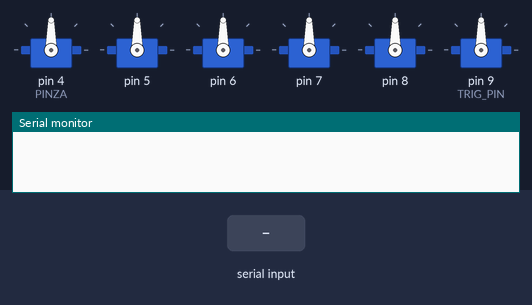
Simulated run of this sketch. Board: Arduino Uno, built with avr-gcc and run on an emulated ATmega328P. Shown: 6 × servo, the last lines printed to the serial monitor. The test bench sets the inputs (shaded band).

Above: at 1.2 s.
1.3 s: "g\n" received over Serial
At 1.97 s:
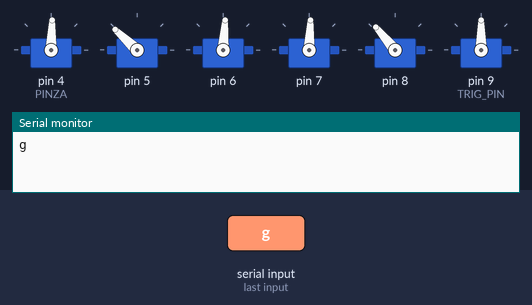
At 17.8 s:
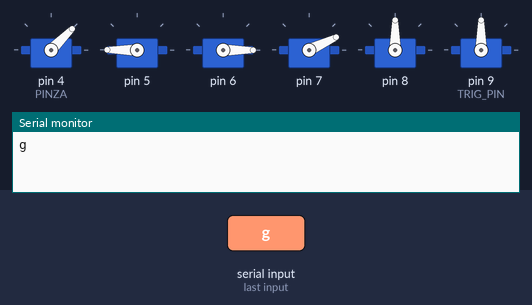
Timing chart, 0 to 19.3 s (numbered marks = the images above; inputs shaded):
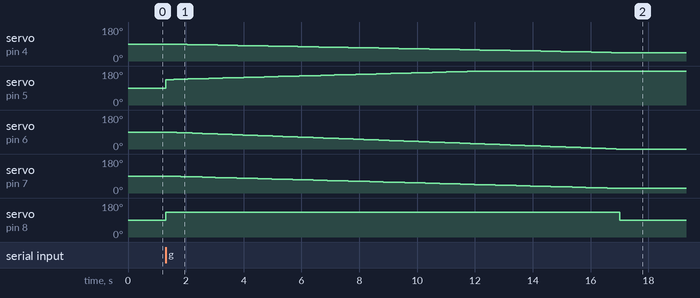

The sketch:

RocketArm3_0Ard.ino
```cpp
#include <Servo.h>
Servo base, s1, s2, s3, s4, set, pinza, v[5];
int posA[5]{ 90, 135, 90, 90, 90 }, posT[5]{};
#define BASE 0
#define S1 1
#define S2 2
#define S3 3
#define PINZA 4
#define TRIG_PIN 9
#define ECHO_PIN 10
String command = "";
bool save_mode = true;
/*
base:     0 - 180,  pin: 4
servo 1:  0 - 270,  pin: 5
servo 2:  0 - 180,  pin: 6
servo 3:  0 - 180,  pin: 7
pinza:    90 - 130, pin: 8
     (chiusa - aperta)
*/

/*
 *  Char map
 *  a: base
 *  b: s1
 *  c: s2
 *  d: s3
 *  e: apri
 *  f: chiudi
 *  g: demo1
 *  h: s4 (braccio2)
 *  i: modalità trackbar
 *  l: modalità grid
 *  m: fine grid
 */

void setup()
{
  Serial.begin(9600);
  v[BASE].attach(4);
  v[S1].attach(5);
  v[S2].attach(6);
  v[S3].attach(7);
  v[PINZA].attach(8);
  s4.attach(9);   //servo per braccio 2
  pinMode(TRIG_PIN, OUTPUT);
  pinMode(ECHO_PIN, INPUT);
}

/*
  TODO:
    -
*/

void loop()
{
  //readcmd();
  trackbarscroll();
}

void readcmd()
{
  if(Serial.available())
  {
    char mode = Serial.peek();

    if(mode == 'l')
      save_mode = false;

    if(save_mode)
      trackbarscroll();
    else
      processGrid();
  }
}

void processGrid()
{
  while(Serial.available())
  {
    for(int i = 0; i < 5; i++)
    {
      char cmd = Serial.read();
      int cmdInt = Serial.parseInt();
      posT[cmd - 97] = cmdInt;
    }
    spostaBraccioInParallelo();
    Serial.readStringUntil("\n");
    if(Serial.peek() == 'm')
    {
      Serial.read();
      save_mode = true;
      break;
    }
  }
}

float getDistance()
{
  digitalWrite(TRIG_PIN, LOW);
  delayMicroseconds(2);
  digitalWrite(TRIG_PIN, HIGH);
  delayMicroseconds(10);
  digitalWrite(TRIG_PIN, LOW);
  long duration = pulseIn(ECHO_PIN, HIGH, 30000);
  if (duration == 0)
    return -1;
  float distance = duration * 0.034 / 2;
  Serial.println(distance);
  return distance;
}

void chiudipinza()  //90 chiusa, 130 aperta
{
  v[PINZA].write(90);
  posA[PINZA] = posT[PINZA] = 90;
}

void apripinza()  //90 chiusa, 130 aperta
{
  v[PINZA].write(130);
  posA[PINZA] = posT[PINZA] = 130;
}

void n()
{
  v[BASE].write(90);
  v[S1].write(90);
  v[S2].write(90);
  v[S3].write(90);
  chiudipinza();
}

void demo1()
{
  apripinza();
  posT[BASE] = 45;
  posT[S1] = 200;
  posT[S2] = 0;
  posT[S3] = 25;
  spostaBraccioInParallelo();
  chiudipinza();
}

void trackbarscroll()
{
    while (Serial.available() > 5)
      Serial.readStringUntil('\n');
    delay(10);
    String cmd = Serial.readStringUntil('\n');
    Serial.print(cmd);
    if (cmd.length())
    {
      char s = cmd.charAt(0);
      int an = cmd.substring(1).toInt();
      switch (s)
      {
        case 'a':
          if (an >= 0 && an <= 180)
          {
            v[BASE].write(an);
            posA[BASE] = posT[BASE] = an;
          }
        break;
        case 'b':
          if (an >= 0 && an <= 270)
          {
            v[S1].write(an);
            posA[S1] = posT[S1] = an;
          }
        break;
        case 'c':
          if (an >= 0 && an <= 180)
          {
            v[S2].write(an);
            posA[S2] = posT[S2] = an;
          }
        break;
        case 'd':
          if(an >= 0 && an <= 180)
          {
            v[S3].write(an);
            posA[S3] = posT[S3] = an;
          }
        break;
        case 'e':
          apripinza();
        break;
        case 'f':
          chiudipinza();
        break;
        case 'g':
          demo1();
        break;
      }
    }
    cmd = "";

}
/*
float L1 = 100.0; // mm
float L2 = 100.0;         //lunghezze snodi da definire
float x = getDistance(); // distanza misurata
float z = 0; // oggetto a terra

float d = sqrt(sq(x) + sq(z));
float cos_angle2 = (sq(d) - sq(L1) - sq(L2)) / (2 * L1 * L2);
if (cos_angle2 < -1 || cos_angle2 > 1) return; // punto non raggiungibile

float theta2 = acos(cos_angle2);
float k1 = L1 + L2 * cos(theta2);
float k2 = L2 * sin(theta2);
float theta1 = atan2(z, x) - atan2(k2, k1);
float theta3 = -(theta1 + theta2);

// conversione in gradi
theta1 = degrees(theta1);
theta2 = degrees(theta2);
theta3 = degrees(theta3);

// conversione per servomotori
// s1 ha ingranaggio 1:3, quindi moltiplichiamo per 3
s1.write(theta1 * 3);
s2.write(theta2);
s3.write(theta3);

*/
```

funzioni_braccio.ino
```cpp
#define ATTESA 25
int spostaBraccio(int posPartenza, int posFinale, int nMotore)
{
  if (posPartenza < posFinale)
  {
    for (int i = posPartenza; i <= posFinale; i++)
    {
      v[nMotore].write(i);
      delay(ATTESA);
    }
  }
  else
  {
    for (int i = posPartenza; i >= posFinale; i--)
    {
      v[nMotore].write(i);
      delay(ATTESA);
    }
  }
  return posFinale;
}
void spostaBraccioInParallelo()
{
  int max_delta = 0, idx_max_delta = 0;
  for(int i = 0; i < 6; i++)
    if(abs(posT[i] - posA[i]) > max_delta)
    {
      max_delta = abs(posT[i] - posA[i]);
      idx_max_delta = i;
    }

  int gradoInizio = posA[idx_max_delta];
  int gradoTarget = posT[idx_max_delta];
  int vI[6] = {posA[0], posA[1], posA[2], posA[3], posA[4], posA[5]};
  if(gradoInizio < gradoTarget)
  {
    for(int j = gradoInizio; j < gradoTarget; j++)
    {
      for(int i = 0; i <= 5; i++)
        v[i].write(vI[i]);
      for(int i = 0; i < 6; i++)
        if(posA[i] < posT[i])
          vI[i] = posA[i] + (j - posA[idx_max_delta]) / (float)( posT[idx_max_delta] - posA[idx_max_delta]) * (posT[i] - posA[i]);
        else
          vI[i] = posA[i] - (j - posA[idx_max_delta]) / (float)( posT[idx_max_delta] - posA[idx_max_delta]) * (posA[i] - posT[i]);
      delay(ATTESA);
    }
  }
  else
  {
    for(int j = gradoInizio; j > gradoTarget; j--)
    {
      for(int i = 0; i <= 5; i++)
        v[i].write(vI[i]);
      for(int i = 0; i < 6; i++)
        if(posA[i] < posT[i])
          vI[i] = posA[i] - (j - posA[idx_max_delta]) / (float)( posA[idx_max_delta] - posT[idx_max_delta]) * (posT[i] - posA[i]);
        else
          vI[i] = posA[i] + (j - posA[idx_max_delta]) / (float)( posA[idx_max_delta] - posT[idx_max_delta]) * (posA[i] - posT[i]);
      delay(ATTESA);
    }
  }
  for(int i = 0; i < 6; i++)
    posA[i] = posT[i];
}

/*
void spostaBraccioInParalleloDemo()
{
  Servo s1, s2;
  // s1: 15 -> 90
  // s2: 80 -> 100
  int i = 80, j = 15;
  for (j = 15; j < 90; j++, i = 80 + (j - 15) / 75.0f * 20)  // 'i' da 80 a 100
  {
    s1.write(j);
    s2.write(i);
    delay(ATTESA);
  }

  i = 100; j = 15;
  for (j = 15; j < 90; j++, i = 100 - (j - 15) / 75.0f * 20)  // 'i' da 100 a 80
  {
    s1.write(j);
    s2.write(i);
    delay(ATTESA);
  }

  i = 100; j = 90;
  for (j = 90; j > 15; j--, i = 80 + (j - 15) / 75.0f * 20)  // 'i' da 100 a 80
  {
    s1.write(j);
    s2.write(i);
    delay(ATTESA);
  }

  i = 80; j = 90;
  for (j = 90; j > 15; j--, i = 100 - (j - 15) / 75.0f * 20)  // 'i' da 80 a 100
  {
    s1.write(j);
    s2.write(i);
    delay(ATTESA);
  }


}


for (i = 80, j = 90; j > 15; j--, i = 100 - (j - 15) / 75.0f * 20)  // 'i' da 80 a 100
  {
    s1.write(j);
    s2.write(i);
    delay(ATTESA);
  }

   for (j = 15; j < 90; j++, i = 80 + (j - 15) / 75.0f * 20)  // 'i' da 80 a 100
  {
    PS.write(i);
    SPS.write(j);
    delay(25);
  }


void BaseToSx()
{
  delay(100);
  int i = 90;
  int j;
  for (j = 90; j < 165; j++, i = 100 - (j - 90) / 75.0f * 20)  //i da 100 a 80
  {
    PD.write(i);
    SPS.write(j);
    delay(10);
  }

  for (j = 90; j < 165; j++, i = 80 + (j - 90) / 75.0f * 20)  //i da 80 a 100
  {
    PD.write(i);
    SPS.write(j);
    delay(10);
  }
}
*/
```

Measured:
- after the input at 1.3 s, servo on pin 4 (PINZA): moves from 90° to 45° over 15.4 s, starting after 0.05 s; servo on pin 5: moves from 90° to 180° over 10.9 s, starting at once
